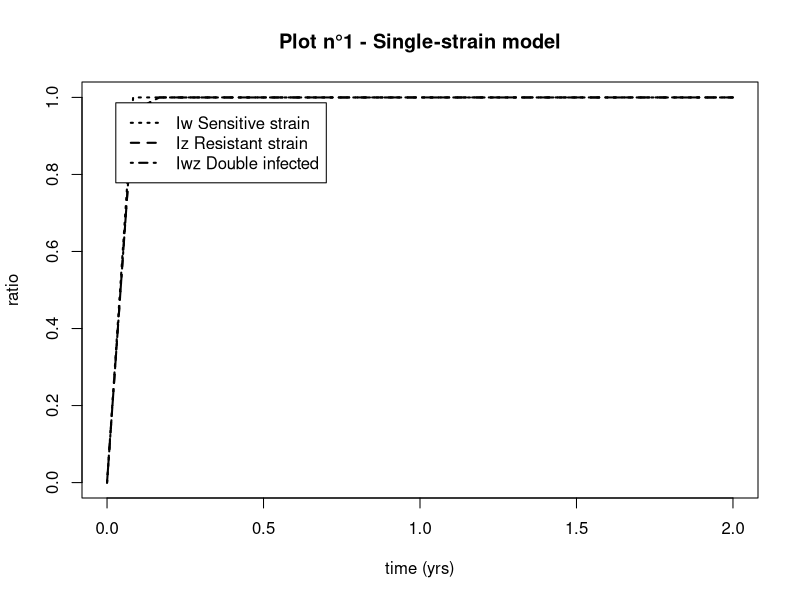
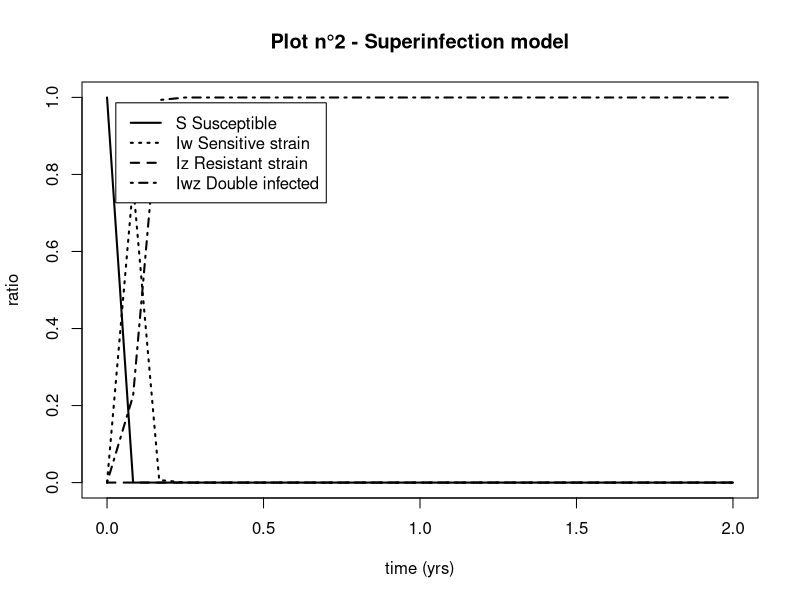
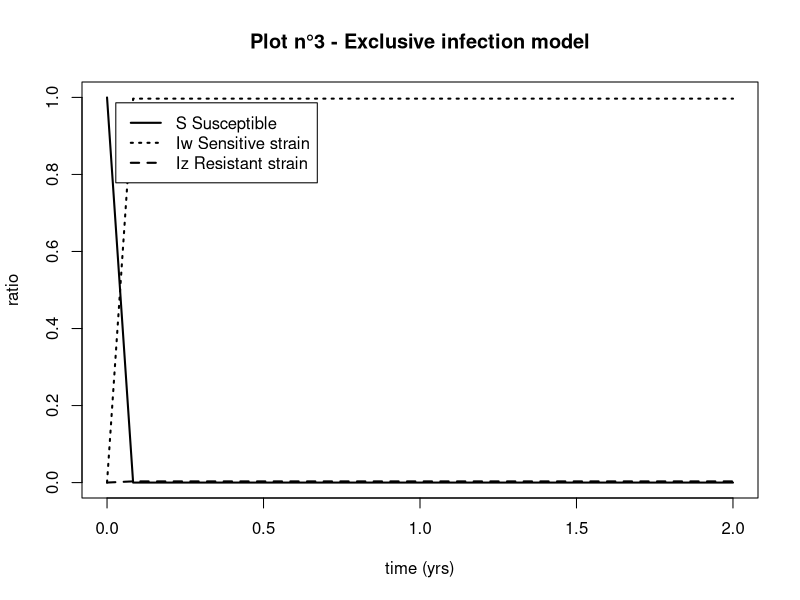
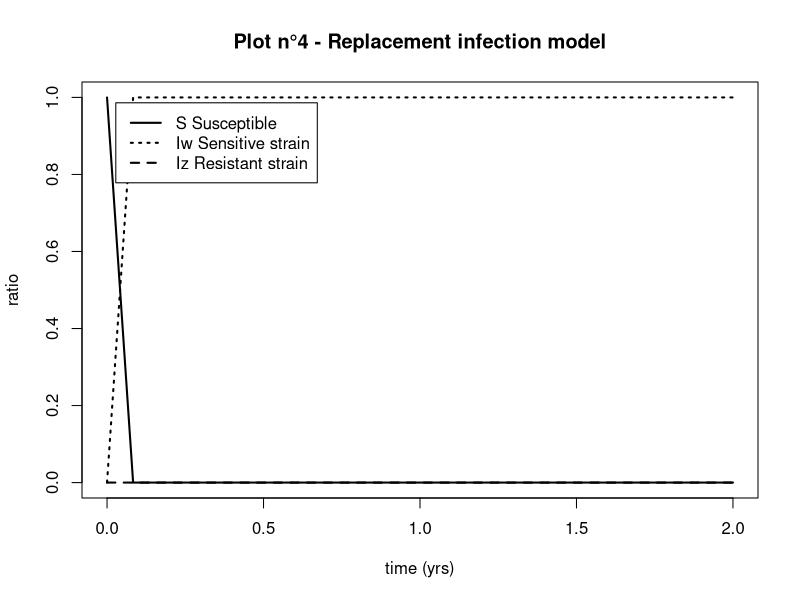
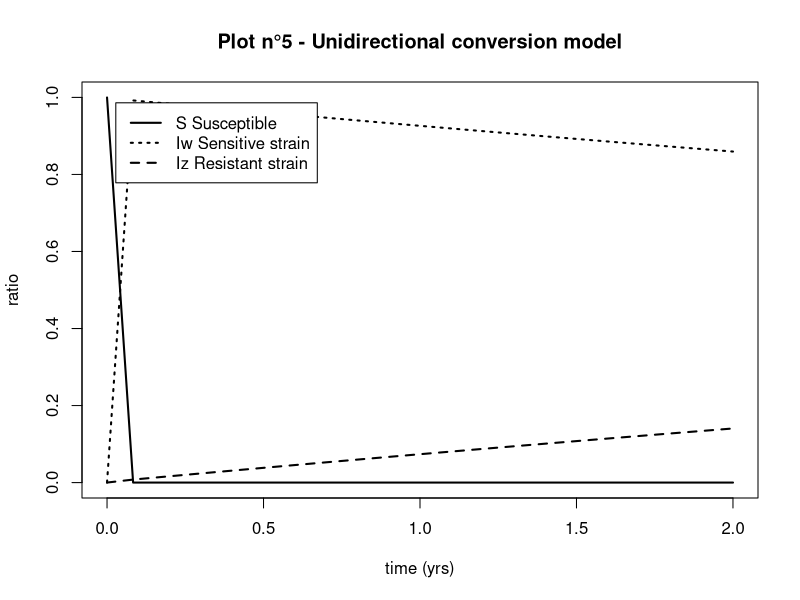
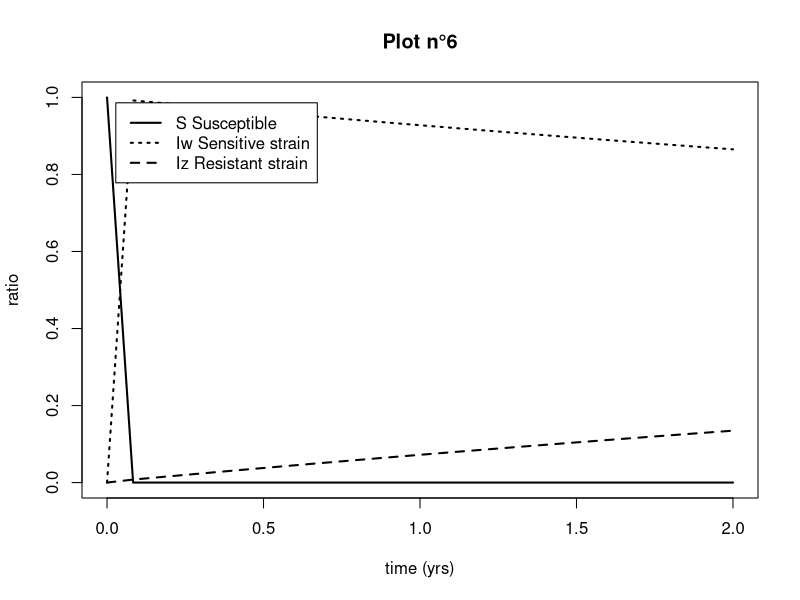

Reproduce these figures in R, in order.
## ---- chunk 1
library(deSolve)
options("scipen" = 10)
N <- 10000
a <- 2
pbeta_w <- 0.04
pbeta_z=0.015
pgammaa=0.01
pgamma_tilt=0.1
pq=0.5
prho=0.5
pphi=0.05
peps=0.15
m=1/12

## ---- chunk 2
parameters <- c(beta_w=pbeta_w, beta_z=pbeta_z, gamma=pgammaa, gamma_prim=pgamma_tilt, eps=peps )

state <- c(S1=N-1, S2=N-1, Iw=1, Iz=1)

times=seq(0, a, by=m)

SIS_single_strain=function(times, state, parameters){
  with(as.list(c(state,parameters)),
       {dS1 <- - beta_w*Iw*S1 + gamma*(1-eps)*Iw + gamma_prim*eps*Iw
        dS2 <- - beta_z*Iz*S2 + gamma*Iz
        dIw <- beta_w*Iw*S1 - gamma*(1-eps)*Iw - gamma_prim*eps*Iw
        dIz <- beta_z*Iz*S2 - gamma*Iz
        list(c(dS1, dS2, dIw, dIz))
       })
}

require(deSolve)

out=as.data.frame(
  ode(y=state, times=times, func=SIS_single_strain, parms=parameters)
)



## ---- chunk 3
plot(times, out$Iw/N, main="Plot n°1 - Single-strain model", xlab="time (yrs)", ylab="ratio", ylim=c(0,1), lty=3, lwd=2, type="l")

lines(times, out$Iz/N, lty=2, lwd=2)

double_inf <- out$Iw*out$Iz

lines(times, double_inf/N^2, lty=4, lwd=2)

legend("topleft" , inset=.05, c("Iw Sensitive strain", "Iz Resistant strain", "Iwz Double infected" ), lty=c(3,2,4), lwd=c(2,2,2))
## ---- chunk 4
parameters <- c(beta_w=pbeta_w, beta_z=pbeta_z, gamma=pgammaa, gamma_prim=pgamma_tilt, eps=peps, q=pq )

state <- c(S=N-2, Iw=1, Iz=1, Iwz=0)

times=seq(0, a, by=m)

SIS_superinf=function(times, state, parameters){
  with(as.list(c(state,parameters)),
       {dS = - beta_w*(Iw+q*Iwz)*S - beta_z*(Iz+q*Iwz)*S + gamma*(1-eps)*Iw + gamma_prim*eps*Iw + gamma*Iz
        dIw = beta_w*(Iw+q*Iwz)*S + gamma*Iwz - beta_z*(Iz+q*Iwz)*Iw - gamma*(1-eps)*Iw - gamma_prim*eps*Iw 
        dIz = beta_z*(Iz+q*Iwz)*S + gamma*(1-eps)*Iwz + gamma_prim*eps*Iwz - beta_w*(Iw+q*Iwz)*Iz - gamma*Iz 
        dIwz = beta_w*(Iw+q*Iwz)*Iz + beta_z*(Iz+q*Iwz)*Iw - gamma*Iwz - gamma*(1-eps)*Iwz - gamma_prim*eps*Iwz
        list(c(dS, dIw, dIz, dIwz))
       })
}

require(deSolve)

out_super=as.data.frame(
  ode(y=state, times=times, func=SIS_superinf, parms=parameters)
)

## ---- chunk 5
plot(times, out_super$S/N, main="Plot n°2 - Superinfection model", xlab="time (yrs)", ylab="ratio", ylim=c(0,1), lty=1, lwd=2, type="l")
lines(times, out_super$Iw/N, lty=3, lwd=2)
lines(times, out_super$Iz/N, lty=2, lwd=2)
lines(times, out_super$Iwz/N, lty=4, lwd=2)

legend("topleft" , inset=.05, c("S Susceptible","Iw Sensitive strain", "Iz Resistant strain", "Iwz Double infected" ), lty=c(1,3,2,4), lwd=c(2,2,2,2))
## ---- chunk 6
parameters <- c(beta_w=pbeta_w, beta_z=pbeta_z, gamma=pgammaa, gamma_prim=pgamma_tilt, eps=peps)

state <- c(S=N-2, Iw=1, Iz=1)

times=seq(0, a, by=m)

SIS_exclusive=function(times, state, parameters){
  with(as.list(c(state,parameters)),
       {dS = - beta_w*Iw*S - beta_z*Iz*S + gamma*(1-eps)*Iw + gamma_prim*eps*Iw + gamma*Iz
        dIw = beta_w*Iw*S - gamma*(1-eps)*Iw - gamma_prim*eps*Iw
        dIz = beta_z*Iz*S - gamma*Iz
        list(c(dS, dIw, dIz))
       })
}

require(deSolve)

out_exc=as.data.frame(
  ode(y=state, times=times, func=SIS_exclusive, parms=parameters)
)

## ---- chunk 7
plot(times, out_exc$S/N, main="Plot n°3 - Exclusive infection model", xlab="time (yrs)", ylab="ratio", ylim=c(0,1), lty=1, lwd=2, type="l")
lines(times, out_exc$Iw/N, lty=3, lwd=2)
lines(times, out_exc$Iz/N, lty=2, lwd=2)

legend("topleft" , inset=.05, c("S Susceptible","Iw Sensitive strain", "Iz Resistant strain" ), lty=c(1,3,2), lwd=c(2,2,2))

## ---- chunk 8
parameters <- c(beta_w=pbeta_w, beta_z=pbeta_z, gamma=pgammaa, gamma_prim=pgamma_tilt, eps=peps)

state <- c(S=N-2, Iw=1, Iz=1)

times=seq(0, a, by=m)

SIS_replacement=function(times, state, parameters){
  with(as.list(c(state,parameters)),
       {dS = - beta_w*Iw*S - beta_z*Iz*S + gamma*(1-eps)*Iw + gamma_prim*eps*Iw + gamma*Iz
        dIw = beta_w*Iw*S - gamma*(1-eps)*Iw - gamma_prim*eps*Iw + (beta_w-beta_z)*Iw*Iz
        dIz = beta_z*Iz*S - gamma*Iz - (beta_w-beta_z)*Iw*Iz
        list(c(dS, dIw, dIz))
       })
}

require(deSolve)

out_rep=as.data.frame(
  ode(y=state, times=times, func=SIS_replacement, parms=parameters)
)

## ---- chunk 9
plot(times, out_rep$S/N, main="Plot n°4 - Replacement infection model", xlab="time (yrs)", ylab="ratio", ylim=c(0,1), lty=1, lwd=2, type="l")
lines(times, out_rep$Iw/N, lty=3, lwd=2)
lines(times, out_rep$Iz/N, lty=2, lwd=2)

legend("topleft" , inset=.05, c("S Susceptible","Iw Sensitive strain", "Iz Resistant strain" ), lty=c(1,3,2), lwd=c(2,2,2))
## ---- chunk 10
parameters <- c(beta_w=pbeta_w, beta_z=pbeta_z, gamma=pgammaa, gamma_prim=pgamma_tilt, eps=peps, rho=prho )

state <- c(S=N-2, Iw=1, Iz=1)

times=seq(0, a, by=m)

SIS_unidir=function(times, state, parameters){
  with(as.list(c(state,parameters)),
       {dS = - beta_w*Iw*S - beta_z*Iz*S + gamma*(1-eps)*Iw + gamma_prim*eps*Iw + gamma*Iz
        dIw = beta_w*Iw*S - gamma*(1-eps)*Iw - gamma_prim*eps*Iw - rho*eps*Iw
        dIz = beta_z*Iz*S - gamma*Iz + rho*eps*Iw
        list(c(dS, dIw, dIz))
       })
}

require(deSolve)

out_uni=as.data.frame(
  ode(y=state, times=times, func=SIS_unidir, parms=parameters)
)

## ---- chunk 11
plot(times, out_uni$S/N, main="Plot n°5 - Unidirectional conversion model", xlab="time (yrs)", ylab="ratio", ylim=c(0,1), lty=1, lwd=2, type="l")
lines(times, out_uni$Iw/N, lty=3, lwd=2)
lines(times, out_uni$Iz/N, lty=2, lwd=2)

legend("topleft" , inset=.05, c("S Susceptible","Iw Sensitive strain", "Iz Resistant strain" ), lty=c(1,3,2), lwd=c(2,2,2))
## ---- chunk 12
parameters <- c(beta_w=pbeta_w, beta_z=pbeta_z, gamma=pgammaa, gamma_prim=pgamma_tilt, eps=peps, rho=prho, phi=pphi )

state <- c(S=N-2, Iw=1, Iz=1)

times=seq(0, a, by=m)

SIS_bidir=function(times, state, parameters){
  with(as.list(c(state,parameters)),
       {dS = - beta_w*Iw*S - beta_z*Iz*S + gamma*(1-eps)*Iw + gamma_prim*eps*Iw + gamma*Iz
        dIw = beta_w*Iw*S - gamma*(1-eps)*Iw - gamma_prim*eps*Iw - rho*eps*Iw + phi*(1-eps)*Iz
        dIz = beta_z*Iz*S - gamma*Iz + rho*eps*Iw - phi*(1-eps)*Iz
        list(c(dS, dIw, dIz))
       })
}

require(deSolve)

out_bi=as.data.frame(
  ode(y=state, times=times, func=SIS_bidir, parms=parameters)
)

## ---- chunk 13
plot(times, out_bi$S/N, main="Plot n°6", xlab="time (yrs)", ylab="ratio", ylim=c(0,1), lty=1, lwd=2, type="l")
lines(times, out_bi$Iw/N, lty=3, lwd=2)
lines(times, out_bi$Iz/N, lty=2, lwd=2)

legend("topleft" , inset=.05, c("S Susceptible","Iw Sensitive strain", "Iz Resistant strain" ), lty=c(1,3,2), lwd=c(2,2,2))
